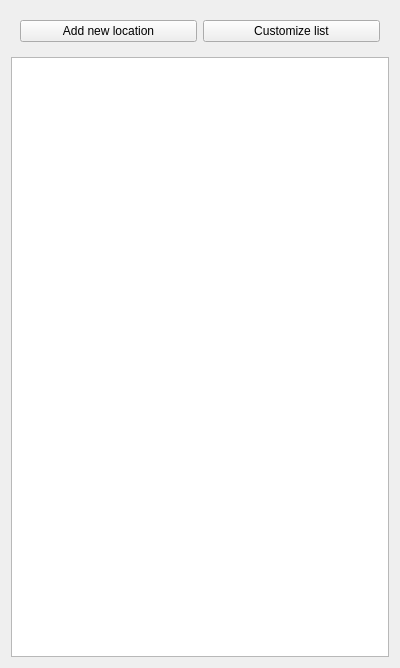
<?xml version="1.0" encoding="UTF-8"?>
<ui version="4.0">
 <class>LocationsDisplayWidget</class>
 <widget class="QWidget" name="LocationsDisplayWidget">
  <property name="geometry">
   <rect>
    <x>0</x>
    <y>0</y>
    <width>400</width>
    <height>300</height>
   </rect>
  </property>
  <property name="windowTitle">
   <string>Form</string>
  </property>
  <layout class="QVBoxLayout" name="verticalLayout">
   <item>
    <widget class="QStackedWidget" name="buttonsStacked">
     <property name="sizePolicy">
      <sizepolicy hsizetype="Minimum" vsizetype="Minimum">
       <horstretch>0</horstretch>
       <verstretch>0</verstretch>
      </sizepolicy>
     </property>
     <property name="currentIndex">
      <number>0</number>
     </property>
     <widget class="QWidget" name="page">
      <layout class="QHBoxLayout" name="horizontalLayout_3">
       <item>
        <widget class="QPushButton" name="newLocButton">
         <property name="text">
          <string>Add new location</string>
         </property>
        </widget>
       </item>
       <item>
        <widget class="QPushButton" name="customizeButton">
         <property name="text">
          <string>Customize list</string>
         </property>
        </widget>
       </item>
      </layout>
     </widget>
     <widget class="QWidget" name="page_2">
      <layout class="QHBoxLayout" name="horizontalLayout_4">
       <item>
        <widget class="QPushButton" name="upButton">
         <property name="text">
          <string>Up</string>
         </property>
        </widget>
       </item>
       <item>
        <widget class="QPushButton" name="downButton">
         <property name="text">
          <string>Down</string>
         </property>
        </widget>
       </item>
       <item>
        <widget class="QPushButton" name="deleteButton">
         <property name="text">
          <string>Delete</string>
         </property>
        </widget>
       </item>
       <item>
        <widget class="QPushButton" name="doneButton">
         <property name="text">
          <string>Done</string>
         </property>
        </widget>
       </item>
      </layout>
     </widget>
    </widget>
   </item>
   <item>
    <widget class="QListWidget" name="locationsWidget">
     <property name="minimumSize">
      <size>
       <width>0</width>
       <height>600</height>
      </size>
     </property>
    </widget>
   </item>
  </layout>
 </widget>
 <resources/>
 <connections/>
</ui>
